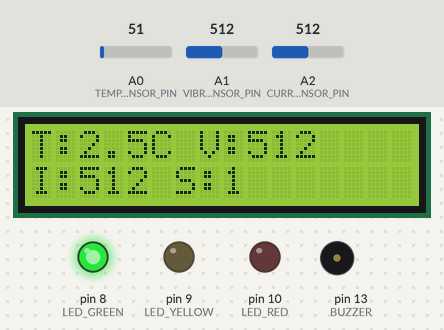
A sketch run on a simulated Arduino Uno, built with avr-gcc and run on an emulated ATmega328P. Shown: 16×2 character LCD, output pins drawn as LEDs (lit = HIGH), buzzer (waves = sounding). The test bench sets the inputs (shaded band); at power-on: A1 (VIBRATION_SENSOR_PIN) = 512, A2 (CURRENT_SENSOR_PIN) = 512, A0 (TEMP_SENSOR_PIN) = 51. What the sketch prints to the serial monitor is not drawn.

Above: at 4.2 s.
4.3 s: A1 (VIBRATION_SENSOR_PIN) set to 587
At 6.0 s:
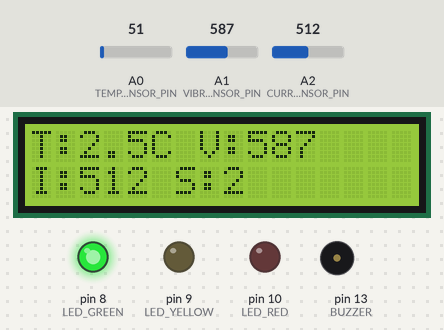
8.5 s: A1 (VIBRATION_SENSOR_PIN) set to 608
At 9.6 s:
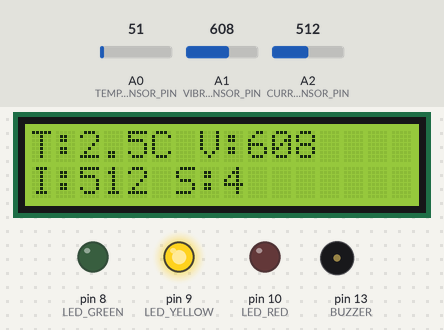
14.4 s: A2 (CURRENT_SENSOR_PIN) set to 1005
At 16.1 s:
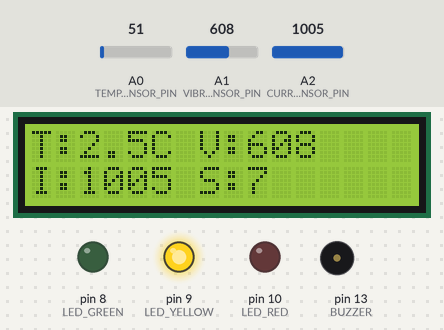
18.5 s: A2 (CURRENT_SENSOR_PIN) set to 1020
At 20.8 s:
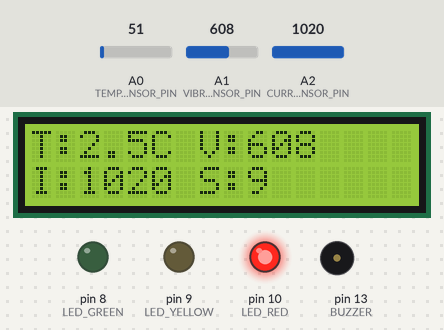
22.8 s: A0 (TEMP_SENSOR_PIN) set to 61
At 23.62 s:
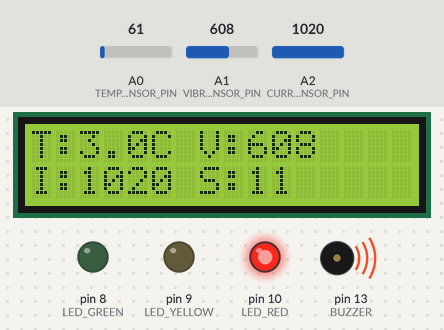
25.4 s: A2 (CURRENT_SENSOR_PIN) set to 900
At 28.4 s:
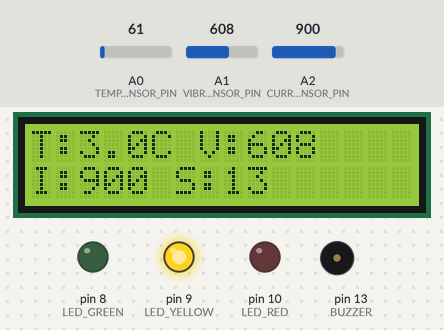
Timing chart, 0 to 29.8 s (numbered marks = the images above; inputs shaded):
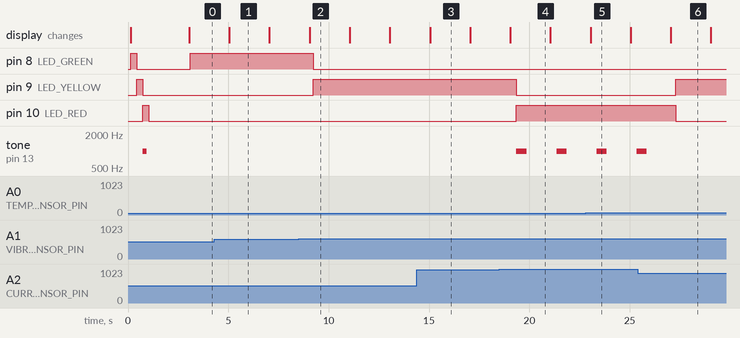

Measured:
- the behaviour switches between 599 and 600 on A1 (VIBRATION_SENSOR_PIN) (found by bisection; images 1 and 2)
- the behaviour switches between 1019 and 1020 on A2 (CURRENT_SENSOR_PIN) (found by bisection; images 3 and 4)
- after the input at 8.5 s, pin 8 (LED_GREEN): HIGH → LOW after 0.73 s; pin 9 (LED_YELLOW): LOW → HIGH after 0.73 s
- after the input at 18.5 s, pin 9 (LED_YELLOW): HIGH → LOW after 0.86 s; pin 10 (LED_RED): LOW → HIGH after 0.86 s; tone on pin 13 (BUZZER): alternates 1000 Hz for 0.50 s and silent for 1.5 s, starting after 0.86 s
- after the input at 25.4 s, pin 9 (LED_YELLOW): LOW → HIGH after 1.9 s; pin 10 (LED_RED): HIGH → LOW after 1.9 s; tone on pin 13 (BUZZER): goes on until 25.9 s, then stays silent
- what the display in image 1 shows lasts 2.0 s, from 5.1 s to 7.1 s

The sketch:

sistema_iot_fabrica.ino
```cpp
/*
 * Sistema IoT Integrado para Fábrica Inteligente
 *
 * Descripción:
 * Este programa simula un sistema de monitoreo integral para una fábrica inteligente
 * integrando múltiples sensores para:
 * - Monitoreo de temperatura (mantenimiento predictivo)
 * - Detección de vibración (condición de máquinas)
 * - Medición de consumo de corriente (gestión energética)
 *
 * Autor: Leonardo Mosquera Rodriguez
 * NRC-3315-ELECTIVA CPC: Internet de las cosas
 * Fecha: Noviembre 2025
 *
 * Hardware requerido (Tinkercad):
 * - Arduino Uno R3
 * - LCD 16x2 (pines: 12, 11, 5, 4, 3, 2)
 * - 3 Potenciómetros (simulando sensores en A0, A1, A2)
 * - LED Verde (pin 8) - Operación normal
 * - LED Amarillo (pin 9) - Advertencia
 * - LED Rojo (pin 10) - Alerta crítica
 * - Buzzer (pin 13) - Alarma sonora
 *
 * Referencias bibliográficas:
 * Kumar, P. y Singh Gaba, G. (2020). Biometric-Based Robust Access Control Model
 * Llaneza González, P. (2018). La Internet de las Cosas
 */

#include <LiquidCrystal.h>

// Configuración del LCD (RS, E, D4, D5, D6, D7)
LiquidCrystal lcd(12, 11, 5, 4, 3, 2);

// Pines de sensores analógicos
const int TEMP_SENSOR_PIN = A0;      // Sensor de temperatura (simula LM35)
const int VIBRATION_SENSOR_PIN = A1;  // Sensor de vibración (simula MPU6050)
const int CURRENT_SENSOR_PIN = A2;    // Sensor de corriente (simula ACS712)

// Pines de indicadores visuales y sonoros
const int LED_GREEN = 8;    // Sistema operando normalmente
const int LED_YELLOW = 9;   // Advertencia - requiere atención
const int LED_RED = 10;     // Alerta crítica - acción inmediata
const int BUZZER = 13;      // Alarma sonora

// Umbrales de alerta (basados en estándares industriales)
const float TEMP_WARNING = 30.0;      // °C - Temperatura de advertencia
const float TEMP_CRITICAL = 35.0;     // °C - Temperatura crítica
const int VIBRATION_WARNING = 600;    // Unidades ADC - Vibración elevada
const int VIBRATION_CRITICAL = 800;   // Unidades ADC - Vibración crítica
const int CURRENT_WARNING = 900;      // Unidades ADC - Consumo elevado
const int CURRENT_CRITICAL = 1020;    // Unidades ADC - Sobrecarga

// Variables para almacenar lecturas
float temperature = 0.0;
int vibration = 0;
int current = 0;

// Variables de control de tiempo
unsigned long previousMillis = 0;
const long SAMPLING_INTERVAL = 2000;  // Intervalo de muestreo: 2 segundos

// Estados del sistema
enum SystemState {
  NORMAL,
  WARNING,
  CRITICAL
};
SystemState currentState = NORMAL;

// Contadores para estadísticas
unsigned long totalSamples = 0;
unsigned int warningCount = 0;
unsigned int criticalCount = 0;

void setup() {
  // Inicialización del monitor serial
  Serial.begin(9600);
  Serial.println(F("==========================================="));
  Serial.println(F("Sistema IoT para Fabrica Inteligente v1.0"));
  Serial.println(F("==========================================="));
  Serial.println();

  // Inicialización del LCD
  lcd.begin(16, 2);
  lcd.clear();
  lcd.print("Sistema IoT Fab");
  lcd.setCursor(0, 1);
  lcd.print("Inicializando...");

  // Configuración de pines de salida
  pinMode(LED_GREEN, OUTPUT);
  pinMode(LED_YELLOW, OUTPUT);
  pinMode(LED_RED, OUTPUT);
  pinMode(BUZZER, OUTPUT);

  // Secuencia de inicio (test de LEDs)
  testLEDs();

  delay(2000);
  lcd.clear();

  Serial.println(F("Sistema iniciado correctamente"));
  Serial.println(F("Iniciando monitoreo continuo..."));
  Serial.println();
}

void loop() {
  unsigned long currentMillis = millis();

  // Lectura periódica de sensores según intervalo definido
  if (currentMillis - previousMillis >= SAMPLING_INTERVAL) {
    previousMillis = currentMillis;

    // Lectura de sensores
    temperature = readTemperature();
    vibration = analogRead(VIBRATION_SENSOR_PIN);
    current = analogRead(CURRENT_SENSOR_PIN);

    // Incrementar contador de muestras
    totalSamples++;

    // Actualizar display LCD
    updateLCD();

    // Enviar datos por serial (simulando protocolo MQTT)
    sendDataToCloud();

    // Análisis de condiciones y generación de alertas
    analyzeConditions();

    // Actualizar indicadores visuales
    updateIndicators();
  }
}

/**
 * Función: readTemperature
 * Propósito: Lee y convierte señal del sensor de temperatura
 * Retorna: Temperatura en grados Celsius
 *
 * Nota: En implementación real con LM35:
 * - Cada 10mV = 1°C
 * - A 25°C, salida = 250mV
 */
float readTemperature() {
  int reading = analogRead(TEMP_SENSOR_PIN);

  // Conversión ADC a voltaje (0-1023 -> 0-5V)
  float voltage = reading * (5.0 / 1024.0);

  // Conversión voltaje a temperatura (LM35: 10mV/°C)
  // Ajustado para potenciómetro: escala de 0-50°C
  float temp = voltage * 10.0;

  return temp;
}

/**
 * Función: updateLCD
 * Propósito: Actualiza información en pantalla LCD
 * Formato:
 *   Línea 1: T:XX.XC V:XXX
 *   Línea 2: I:XXX S:XXX
 */
void updateLCD() {
  lcd.setCursor(0, 0);
  lcd.print("T:");
  lcd.print(temperature, 1);
  lcd.print("C V:");
  lcd.print(vibration);
  lcd.print("   "); // Limpiar caracteres residuales

  lcd.setCursor(0, 1);
  lcd.print("I:");
  lcd.print(current);
  lcd.print(" S:");
  lcd.print(totalSamples);
  lcd.print("   ");
}

/**
 * Función: sendDataToCloud
 * Propósito: Simula envío de datos a plataforma cloud vía MQTT
 *
 * En implementación real, esto sería similar a:
 * client.publish("fabrica/linea1/sensores", jsonPayload);
 *
 * Referencia: Protocolo MQTT mencionado en Integrante 3
 */
void sendDataToCloud() {
  Serial.print(F("[DATA] Muestra #"));
  Serial.print(totalSamples);
  Serial.print(F(" | Temp: "));
  Serial.print(temperature, 1);
  Serial.print(F("C | Vibr: "));
  Serial.print(vibration);
  Serial.print(F(" | Curr: "));
  Serial.println(current);
}

/**
 * Función: analyzeConditions
 * Propósito: Analiza lecturas de sensores y determina estado del sistema
 * Implementa lógica de mantenimiento predictivo según Kumar & Singh Gaba (2020)
 */
void analyzeConditions() {
  bool warningDetected = false;
  bool criticalDetected = false;

  // Análisis de temperatura
  if (temperature >= TEMP_CRITICAL) {
    Serial.println(F("[CRITICO] Temperatura fuera de limites seguros!"));
    Serial.print(F("          Temp actual: "));
    Serial.print(temperature, 1);
    Serial.print(F("C | Limite: "));
    Serial.print(TEMP_CRITICAL, 1);
    Serial.println(F("C"));
    Serial.println(F("          Accion: Activar sistema de ventilacion"));
    criticalDetected = true;
    criticalCount++;
  } else if (temperature >= TEMP_WARNING) {
    Serial.println(F("[ADVERTENCIA] Temperatura elevada"));
    Serial.print(F("              Temp: "));
    Serial.print(temperature, 1);
    Serial.println(F("C"));
    warningDetected = true;
    warningCount++;
  }

  // Análisis de vibración (mantenimiento predictivo)
  if (vibration >= VIBRATION_CRITICAL) {
    Serial.println(F("[CRITICO] Vibracion excesiva detectada!"));
    Serial.print(F("          Valor: "));
    Serial.print(vibration);
    Serial.print(F(" | Limite: "));
    Serial.println(VIBRATION_CRITICAL);
    Serial.println(F("          Posibles causas:"));
    Serial.println(F("          - Desbalanceo de rotor"));
    Serial.println(F("          - Desgaste de rodamientos"));
    Serial.println(F("          - Desalineacion de ejes"));
    Serial.println(F("          Accion: Parada preventiva programada"));
    criticalDetected = true;
    criticalCount++;
  } else if (vibration >= VIBRATION_WARNING) {
    Serial.println(F("[ADVERTENCIA] Vibracion por encima de lo normal"));
    Serial.print(F("              Valor: "));
    Serial.println(vibration);
    Serial.println(F("              Accion: Inspeccionar en proximo mantenimiento"));
    warningDetected = true;
    warningCount++;
  }

  // Análisis de consumo eléctrico (gestión energética)
  if (current >= CURRENT_CRITICAL) {
    Serial.println(F("[CRITICO] Sobrecarga electrica!"));
    Serial.print(F("          Consumo: "));
    Serial.print(current);
    Serial.print(F(" | Limite: "));
    Serial.println(CURRENT_CRITICAL);
    Serial.println(F("          Accion: Reducir carga automaticamente"));
    criticalDetected = true;
    criticalCount++;
  } else if (current >= CURRENT_WARNING) {
    Serial.println(F("[ADVERTENCIA] Consumo electrico elevado"));
    Serial.print(F("              Valor: "));
    Serial.println(current);
    warningDetected = true;
    warningCount++;
  }

  // Actualizar estado del sistema
  if (criticalDetected) {
    currentState = CRITICAL;
  } else if (warningDetected) {
    currentState = WARNING;
  } else {
    currentState = NORMAL;
  }

  // Línea separadora para claridad en log
  if (warningDetected || criticalDetected) {
    Serial.println(F("-------------------------------------------"));
  }
}

/**
 * Función: updateIndicators
 * Propósito: Actualiza LEDs y buzzer según estado del sistema
 */
void updateIndicators() {
  switch (currentState) {
    case NORMAL:
      digitalWrite(LED_GREEN, HIGH);
      digitalWrite(LED_YELLOW, LOW);
      digitalWrite(LED_RED, LOW);
      noTone(BUZZER);
      break;

    case WARNING:
      digitalWrite(LED_GREEN, LOW);
      digitalWrite(LED_YELLOW, HIGH);
      digitalWrite(LED_RED, LOW);
      noTone(BUZZER);
      break;

    case CRITICAL:
      digitalWrite(LED_GREEN, LOW);
      digitalWrite(LED_YELLOW, LOW);
      digitalWrite(LED_RED, HIGH);
      // Alarma intermitente (1 segundo encendido, 1 apagado)
      tone(BUZZER, 1000, 500);
      break;
  }
}

/**
 * Función: testLEDs
 * Propósito: Secuencia de prueba de LEDs al inicio
 */
void testLEDs() {
  Serial.println(F("Ejecutando test de indicadores..."));

  digitalWrite(LED_GREEN, HIGH);
  delay(300);
  digitalWrite(LED_GREEN, LOW);

  digitalWrite(LED_YELLOW, HIGH);
  delay(300);
  digitalWrite(LED_YELLOW, LOW);

  digitalWrite(LED_RED, HIGH);
  tone(BUZZER, 1000, 200);
  delay(300);
  digitalWrite(LED_RED, LOW);

  Serial.println(F("Test completado exitosamente"));
}

/*
 * NOTAS DE IMPLEMENTACIÓN:
 *
 * 1. SIMULACIÓN EN TINKERCAD:
 *    - Usar potenciómetros para simular variaciones de sensores
 *    - Girar potenciómetros para provocar alertas
 *    - Observar cambios en LCD, LEDs y monitor serial
 *
 * 2. IMPLEMENTACIÓN REAL:
 *    - Reemplazar potenciómetros por sensores reales:
 *      * LM35 o DHT22 para temperatura
 *      * MPU6050 o ADXL345 para vibración
 *      * ACS712 para corriente
 *    - Agregar módulo WiFi (ESP32) o Ethernet Shield para conectividad
 *    - Implementar cliente MQTT para envío de datos a cloud
 *
 * 3. MEJORAS SUGERIDAS (Integrante 2):
 *    - Agregar procesamiento edge con filtros de media móvil
 *    - Implementar algoritmo de detección de tendencias
 *    - Añadir almacenamiento local (SD card) para buffer offline
 *
 * 4. SEGURIDAD (Kumar & Singh Gaba, 2020):
 *    - En producción, usar TLS 1.3 para comunicaciones
 *    - Implementar autenticación de dispositivo con certificados
 *    - Encriptar datos sensibles antes de transmitir
 *
 * 5. ESCALABILIDAD (Integrante 3):
 *    - Este código representa un nodo en red IoT
 *    - Asignar DEVICE_ID único a cada Arduino
 *    - Centralizar gestión en broker MQTT o plataforma cloud
 */
```
